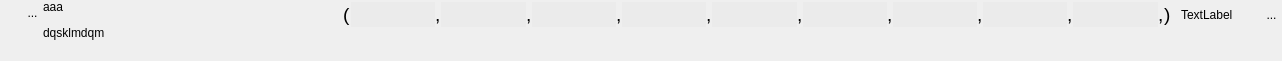
<?xml version="1.0" encoding="UTF-8"?>
<ui version="4.0">
 <class>WidgetTuple10</class>
 <widget class="QWidget" name="WidgetTuple10">
  <property name="geometry">
   <rect>
    <x>0</x>
    <y>0</y>
    <width>1282</width>
    <height>61</height>
   </rect>
  </property>
  <property name="sizePolicy">
   <sizepolicy hsizetype="Preferred" vsizetype="Minimum">
    <horstretch>0</horstretch>
    <verstretch>0</verstretch>
   </sizepolicy>
  </property>
  <property name="minimumSize">
   <size>
    <width>0</width>
    <height>0</height>
   </size>
  </property>
  <property name="windowTitle">
   <string>Form</string>
  </property>
  <layout class="QHBoxLayout" name="horizontalLayout_3">
   <property name="spacing">
    <number>0</number>
   </property>
   <property name="leftMargin">
    <number>1</number>
   </property>
   <property name="topMargin">
    <number>0</number>
   </property>
   <property name="rightMargin">
    <number>0</number>
   </property>
   <property name="bottomMargin">
    <number>1</number>
   </property>
   <item>
    <layout class="QVBoxLayout" name="verticalLayout_2">
     <property name="spacing">
      <number>0</number>
     </property>
     <item>
      <layout class="QHBoxLayout" name="horizontalLayout_2">
       <property name="spacing">
        <number>0</number>
       </property>
       <property name="sizeConstraint">
        <enum>QLayout::SetFixedSize</enum>
       </property>
       <item>
        <spacer name="horizontalSpacer_3">
         <property name="orientation">
          <enum>Qt::Horizontal</enum>
         </property>
         <property name="sizeType">
          <enum>QSizePolicy::Fixed</enum>
         </property>
         <property name="sizeHint" stdset="0">
          <size>
           <width>21</width>
           <height>20</height>
          </size>
         </property>
        </spacer>
       </item>
       <item>
        <widget class="MonBoutonValide" name="RBValide">
         <property name="minimumSize">
          <size>
           <width>21</width>
           <height>25</height>
          </size>
         </property>
         <property name="maximumSize">
          <size>
           <width>21</width>
           <height>25</height>
          </size>
         </property>
         <property name="focusPolicy">
          <enum>Qt::ClickFocus</enum>
         </property>
         <property name="toolTip">
          <string>Affiche le rapport de validation du mot-clef</string>
         </property>
         <property name="styleSheet">
          <string notr="true">border : 0px</string>
         </property>
         <property name="text">
          <string>...</string>
         </property>
         <property name="icon">
          <iconset>
           <normaloff>../Editeur/icons/ast-green-ball.png</normaloff>../Editeur/icons/ast-green-ball.png</iconset>
         </property>
         <property name="iconSize">
          <size>
           <width>25</width>
           <height>25</height>
          </size>
         </property>
        </widget>
       </item>
      </layout>
     </item>
     <item>
      <spacer name="verticalSpacer_2">
       <property name="orientation">
        <enum>Qt::Vertical</enum>
       </property>
       <property name="sizeHint" stdset="0">
        <size>
         <width>20</width>
         <height>5</height>
        </size>
       </property>
      </spacer>
     </item>
    </layout>
   </item>
   <item>
    <widget class="MonLabelClic" name="label">
     <property name="sizePolicy">
      <sizepolicy hsizetype="Fixed" vsizetype="Preferred">
       <horstretch>0</horstretch>
       <verstretch>0</verstretch>
      </sizepolicy>
     </property>
     <property name="minimumSize">
      <size>
       <width>300</width>
       <height>25</height>
      </size>
     </property>
     <property name="maximumSize">
      <size>
       <width>178</width>
       <height>16777215</height>
      </size>
     </property>
     <property name="frameShape">
      <enum>QFrame::NoFrame</enum>
     </property>
     <property name="text">
      <string>&lt;html&gt;&lt;head/&gt;&lt;body&gt;&lt;p&gt;aaa&lt;/p&gt;&lt;p&gt;dqsklmdqm&lt;/p&gt;&lt;/body&gt;&lt;/html&gt;</string>
     </property>
     <property name="scaledContents">
      <bool>false</bool>
     </property>
     <property name="alignment">
      <set>Qt::AlignLeading|Qt::AlignLeft|Qt::AlignTop</set>
     </property>
    </widget>
   </item>
   <item>
    <layout class="QVBoxLayout" name="verticalLayout">
     <property name="topMargin">
      <number>2</number>
     </property>
     <property name="bottomMargin">
      <number>2</number>
     </property>
     <item>
      <layout class="QHBoxLayout" name="horizontalLayout">
       <item>
        <widget class="QLabel" name="label_2">
         <property name="text">
          <string>&lt;html&gt;&lt;head/&gt;&lt;body&gt;&lt;p&gt;&lt;span style=&quot; font-size:14pt;&quot;&gt;(&lt;/span&gt;&lt;/p&gt;&lt;/body&gt;&lt;/html&gt;</string>
         </property>
        </widget>
       </item>
       <item>
        <widget class="QLineEdit" name="lineEditVal1">
         <property name="sizePolicy">
          <sizepolicy hsizetype="Preferred" vsizetype="Fixed">
           <horstretch>0</horstretch>
           <verstretch>0</verstretch>
          </sizepolicy>
         </property>
         <property name="minimumSize">
          <size>
           <width>0</width>
           <height>25</height>
          </size>
         </property>
         <property name="maximumSize">
          <size>
           <width>805</width>
           <height>16777215</height>
          </size>
         </property>
         <property name="styleSheet">
          <string notr="true">background:rgb(235,235,235);
border:0px;</string>
         </property>
        </widget>
       </item>
       <item>
        <widget class="QLabel" name="label_4">
         <property name="text">
          <string>&lt;html&gt;&lt;head/&gt;&lt;body&gt;&lt;p&gt;&lt;span style=&quot; font-size:14pt;&quot;&gt;,&lt;/span&gt;&lt;/p&gt;&lt;/body&gt;&lt;/html&gt;</string>
         </property>
        </widget>
       </item>
       <item>
        <widget class="QLineEdit" name="lineEditVal2">
         <property name="sizePolicy">
          <sizepolicy hsizetype="Preferred" vsizetype="Fixed">
           <horstretch>0</horstretch>
           <verstretch>0</verstretch>
          </sizepolicy>
         </property>
         <property name="minimumSize">
          <size>
           <width>0</width>
           <height>25</height>
          </size>
         </property>
         <property name="maximumSize">
          <size>
           <width>805</width>
           <height>16777215</height>
          </size>
         </property>
         <property name="focusPolicy">
          <enum>Qt::StrongFocus</enum>
         </property>
         <property name="styleSheet">
          <string notr="true">background:rgb(235,235,235);
border:0px;</string>
         </property>
        </widget>
       </item>
       <item>
        <widget class="QLabel" name="label_3">
         <property name="text">
          <string>&lt;html&gt;&lt;head/&gt;&lt;body&gt;&lt;p&gt;&lt;span style=&quot; font-size:14pt;&quot;&gt;,&lt;/span&gt;&lt;/p&gt;&lt;/body&gt;&lt;/html&gt;</string>
         </property>
        </widget>
       </item>
       <item>
        <widget class="QLineEdit" name="lineEditVal3">
         <property name="sizePolicy">
          <sizepolicy hsizetype="Preferred" vsizetype="Fixed">
           <horstretch>0</horstretch>
           <verstretch>0</verstretch>
          </sizepolicy>
         </property>
         <property name="minimumSize">
          <size>
           <width>0</width>
           <height>25</height>
          </size>
         </property>
         <property name="maximumSize">
          <size>
           <width>805</width>
           <height>16777215</height>
          </size>
         </property>
         <property name="focusPolicy">
          <enum>Qt::StrongFocus</enum>
         </property>
         <property name="styleSheet">
          <string notr="true">background:rgb(235,235,235);
border:0px;</string>
         </property>
        </widget>
       </item>
       <item>
        <widget class="QLabel" name="label_8">
         <property name="text">
          <string>&lt;html&gt;&lt;head/&gt;&lt;body&gt;&lt;p&gt;&lt;span style=&quot; font-size:14pt;&quot;&gt;,&lt;/span&gt;&lt;/p&gt;&lt;/body&gt;&lt;/html&gt;</string>
         </property>
        </widget>
       </item>
       <item>
        <widget class="QLineEdit" name="lineEditVal4">
         <property name="sizePolicy">
          <sizepolicy hsizetype="Expanding" vsizetype="Fixed">
           <horstretch>0</horstretch>
           <verstretch>0</verstretch>
          </sizepolicy>
         </property>
         <property name="minimumSize">
          <size>
           <width>0</width>
           <height>25</height>
          </size>
         </property>
         <property name="maximumSize">
          <size>
           <width>10000</width>
           <height>16777215</height>
          </size>
         </property>
         <property name="focusPolicy">
          <enum>Qt::StrongFocus</enum>
         </property>
         <property name="styleSheet">
          <string notr="true">background:rgb(235,235,235);
border:0px;</string>
         </property>
        </widget>
       </item>
       <item>
        <widget class="QLabel" name="label_9">
         <property name="text">
          <string>&lt;html&gt;&lt;head/&gt;&lt;body&gt;&lt;p&gt;&lt;span style=&quot; font-size:14pt;&quot;&gt;,&lt;/span&gt;&lt;/p&gt;&lt;/body&gt;&lt;/html&gt;</string>
         </property>
        </widget>
       </item>
       <item>
        <widget class="QLineEdit" name="lineEditVal5">
         <property name="sizePolicy">
          <sizepolicy hsizetype="Expanding" vsizetype="Fixed">
           <horstretch>0</horstretch>
           <verstretch>0</verstretch>
          </sizepolicy>
         </property>
         <property name="minimumSize">
          <size>
           <width>0</width>
           <height>25</height>
          </size>
         </property>
         <property name="maximumSize">
          <size>
           <width>10000</width>
           <height>16777215</height>
          </size>
         </property>
         <property name="focusPolicy">
          <enum>Qt::StrongFocus</enum>
         </property>
         <property name="styleSheet">
          <string notr="true">background:rgb(235,235,235);
border:0px;</string>
         </property>
        </widget>
       </item>
       <item>
        <widget class="QLabel" name="label_10">
         <property name="text">
          <string>&lt;html&gt;&lt;head/&gt;&lt;body&gt;&lt;p&gt;&lt;span style=&quot; font-size:14pt;&quot;&gt;,&lt;/span&gt;&lt;/p&gt;&lt;/body&gt;&lt;/html&gt;</string>
         </property>
        </widget>
       </item>
       <item>
        <widget class="QLineEdit" name="lineEditVal6">
         <property name="sizePolicy">
          <sizepolicy hsizetype="Expanding" vsizetype="Fixed">
           <horstretch>0</horstretch>
           <verstretch>0</verstretch>
          </sizepolicy>
         </property>
         <property name="minimumSize">
          <size>
           <width>0</width>
           <height>25</height>
          </size>
         </property>
         <property name="maximumSize">
          <size>
           <width>10000</width>
           <height>16777215</height>
          </size>
         </property>
         <property name="focusPolicy">
          <enum>Qt::StrongFocus</enum>
         </property>
         <property name="styleSheet">
          <string notr="true">background:rgb(235,235,235);
border:0px;</string>
         </property>
        </widget>
       </item>
       <item>
        <widget class="QLabel" name="label_11">
         <property name="text">
          <string>&lt;html&gt;&lt;head/&gt;&lt;body&gt;&lt;p&gt;&lt;span style=&quot; font-size:14pt;&quot;&gt;,&lt;/span&gt;&lt;/p&gt;&lt;/body&gt;&lt;/html&gt;</string>
         </property>
        </widget>
       </item>
       <item>
        <widget class="QLineEdit" name="lineEditVal8">
         <property name="sizePolicy">
          <sizepolicy hsizetype="Expanding" vsizetype="Fixed">
           <horstretch>0</horstretch>
           <verstretch>0</verstretch>
          </sizepolicy>
         </property>
         <property name="minimumSize">
          <size>
           <width>0</width>
           <height>25</height>
          </size>
         </property>
         <property name="maximumSize">
          <size>
           <width>10000</width>
           <height>16777215</height>
          </size>
         </property>
         <property name="focusPolicy">
          <enum>Qt::StrongFocus</enum>
         </property>
         <property name="styleSheet">
          <string notr="true">background:rgb(235,235,235);
border:0px;</string>
         </property>
        </widget>
       </item>
       <item>
        <widget class="QLabel" name="label_12">
         <property name="text">
          <string>&lt;html&gt;&lt;head/&gt;&lt;body&gt;&lt;p&gt;&lt;span style=&quot; font-size:14pt;&quot;&gt;,&lt;/span&gt;&lt;/p&gt;&lt;/body&gt;&lt;/html&gt;</string>
         </property>
        </widget>
       </item>
       <item>
        <widget class="QLineEdit" name="lineEditVal7">
         <property name="sizePolicy">
          <sizepolicy hsizetype="Expanding" vsizetype="Fixed">
           <horstretch>0</horstretch>
           <verstretch>0</verstretch>
          </sizepolicy>
         </property>
         <property name="minimumSize">
          <size>
           <width>0</width>
           <height>25</height>
          </size>
         </property>
         <property name="maximumSize">
          <size>
           <width>10000</width>
           <height>16777215</height>
          </size>
         </property>
         <property name="focusPolicy">
          <enum>Qt::StrongFocus</enum>
         </property>
         <property name="styleSheet">
          <string notr="true">background:rgb(235,235,235);
border:0px;</string>
         </property>
        </widget>
       </item>
       <item>
        <widget class="QLabel" name="label_13">
         <property name="text">
          <string>&lt;html&gt;&lt;head/&gt;&lt;body&gt;&lt;p&gt;&lt;span style=&quot; font-size:14pt;&quot;&gt;,&lt;/span&gt;&lt;/p&gt;&lt;/body&gt;&lt;/html&gt;</string>
         </property>
        </widget>
       </item>
       <item>
        <widget class="QLineEdit" name="lineEditVal9">
         <property name="sizePolicy">
          <sizepolicy hsizetype="Expanding" vsizetype="Fixed">
           <horstretch>0</horstretch>
           <verstretch>0</verstretch>
          </sizepolicy>
         </property>
         <property name="minimumSize">
          <size>
           <width>0</width>
           <height>25</height>
          </size>
         </property>
         <property name="maximumSize">
          <size>
           <width>10000</width>
           <height>16777215</height>
          </size>
         </property>
         <property name="focusPolicy">
          <enum>Qt::StrongFocus</enum>
         </property>
         <property name="styleSheet">
          <string notr="true">background:rgb(235,235,235);
border:0px;</string>
         </property>
        </widget>
       </item>
       <item>
        <widget class="QLabel" name="label_15">
         <property name="text">
          <string>&lt;html&gt;&lt;head/&gt;&lt;body&gt;&lt;p&gt;&lt;span style=&quot; font-size:14pt;&quot;&gt;,&lt;/span&gt;&lt;/p&gt;&lt;/body&gt;&lt;/html&gt;</string>
         </property>
        </widget>
       </item>
       <item>
        <widget class="QLabel" name="label_5">
         <property name="text">
          <string>&lt;html&gt;&lt;head/&gt;&lt;body&gt;&lt;p&gt;&lt;span style=&quot; font-size:14pt;&quot;&gt;)&lt;/span&gt;&lt;/p&gt;&lt;/body&gt;&lt;/html&gt;</string>
         </property>
        </widget>
       </item>
       <item>
        <spacer name="horizontalSpacer_2">
         <property name="orientation">
          <enum>Qt::Horizontal</enum>
         </property>
         <property name="sizeType">
          <enum>QSizePolicy::Fixed</enum>
         </property>
         <property name="sizeHint" stdset="0">
          <size>
           <width>10</width>
           <height>20</height>
          </size>
         </property>
        </spacer>
       </item>
       <item>
        <widget class="QLabel" name="lineEditUnite">
         <property name="text">
          <string>TextLabel</string>
         </property>
        </widget>
       </item>
       <item>
        <spacer name="horizontalSpacer_4">
         <property name="orientation">
          <enum>Qt::Horizontal</enum>
         </property>
         <property name="sizeType">
          <enum>QSizePolicy::Fixed</enum>
         </property>
         <property name="sizeHint" stdset="0">
          <size>
           <width>10</width>
           <height>20</height>
          </size>
         </property>
        </spacer>
       </item>
       <item>
        <spacer name="horizontalSpacer">
         <property name="orientation">
          <enum>Qt::Horizontal</enum>
         </property>
         <property name="sizeHint" stdset="0">
          <size>
           <width>40</width>
           <height>20</height>
          </size>
         </property>
        </spacer>
       </item>
       <item>
        <widget class="QToolButton" name="RBPoubelle">
         <property name="minimumSize">
          <size>
           <width>21</width>
           <height>25</height>
          </size>
         </property>
         <property name="maximumSize">
          <size>
           <width>21</width>
           <height>25</height>
          </size>
         </property>
         <property name="focusPolicy">
          <enum>Qt::ClickFocus</enum>
         </property>
         <property name="toolTip">
          <string>Détruit le mot-clef</string>
         </property>
         <property name="styleSheet">
          <string notr="true">border : 0px</string>
         </property>
         <property name="text">
          <string>...</string>
         </property>
         <property name="icon">
          <iconset>
           <normaloff>../Editeur/icons/deleteRond.png</normaloff>../Editeur/icons/deleteRond.png</iconset>
         </property>
         <property name="iconSize">
          <size>
           <width>25</width>
           <height>25</height>
          </size>
         </property>
        </widget>
       </item>
      </layout>
     </item>
     <item>
      <spacer name="verticalSpacer">
       <property name="orientation">
        <enum>Qt::Vertical</enum>
       </property>
       <property name="sizeHint" stdset="0">
        <size>
         <width>20</width>
         <height>13</height>
        </size>
       </property>
      </spacer>
     </item>
    </layout>
   </item>
  </layout>
 </widget>
 <customwidgets>
  <customwidget>
   <class>MonBoutonValide</class>
   <extends>QToolButton</extends>
   <header>InterfaceGUI.QT5.monBoutonValide.h</header>
  </customwidget>
  <customwidget>
   <class>MonLabelClic</class>
   <extends>QLabel</extends>
   <header>InterfaceGUI.QT5.monLabelClic.h</header>
  </customwidget>
 </customwidgets>
 <resources/>
 <connections/>
</ui>
